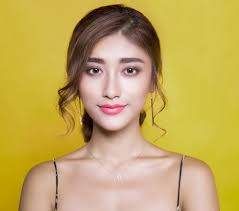
#> input picture test1.jpg, 239 x 211 px
$ python imagedetection.py
#> lines starting #> are read from the running program, lines starting #| are printed output that depends on the picture; after the words box and inside, x2 and y2 are one past the last pixel; in counts of white or black regions, pixels touching at a corner belong together
# pip install opencv-python

import cv2

img = cv2.imread('test1.jpg')
#> img is the input picture: shape (211, 239, 3); mean B, G, R 92.1, 168.9, 195.4


if img is None:
    print("Error: Could not open or find the image.")
    exit()

gray_img = cv2.cvtColor(img, cv2.COLOR_BGR2GRAY)
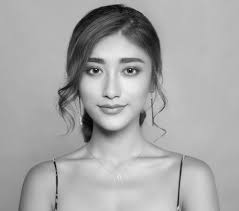
#> gray_img: shape (211, 239); min 4, max 239, mean 168.1


haar_cascade = cv2.CascadeClassifier(cv2.data.haarcascades + "haarcascade_frontalface_default.xml")
eye_cascade = cv2.CascadeClassifier(cv2.data.haarcascades + 'haarcascade_eye.xml')


faces_rect = haar_cascade.detectMultiScale(gray_img, 1.3, 5)
#> faces_rect = [[68, 37, 89, 89]]
eyes = eye_cascade.detectMultiScale(gray_img)
#> eyes = [[82, 59, 24, 24], [116, 57, 27, 27]]


for (x, y, w, h) in faces_rect:
    cv2.rectangle(img, (x, y), (x + w, y + h), (0, 255, 0), 2)
#> this loop made 1 pass
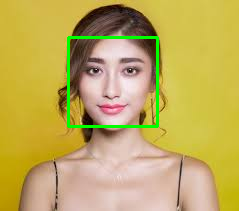
#> img: shape (211, 239, 3); 2.11% of pixels changed, all inside (x1, y1, x2, y2) = (67, 36, 159, 128)

for (ex, ey, ew, eh) in eyes:
    cv2.rectangle(img, (ex, ey), (ex + ew, ey + eh), (0, 255, 0), 2)
#> this loop made 2 passes
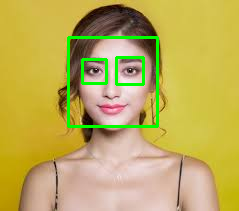
#> img: shape (211, 239, 3); 1.2% of pixels changed, all inside (x1, y1, x2, y2) = (81, 56, 145, 86)

cv2.imshow('Detected faces', img)
cv2.waitKey(0)
cv2.destroyAllWindows()
